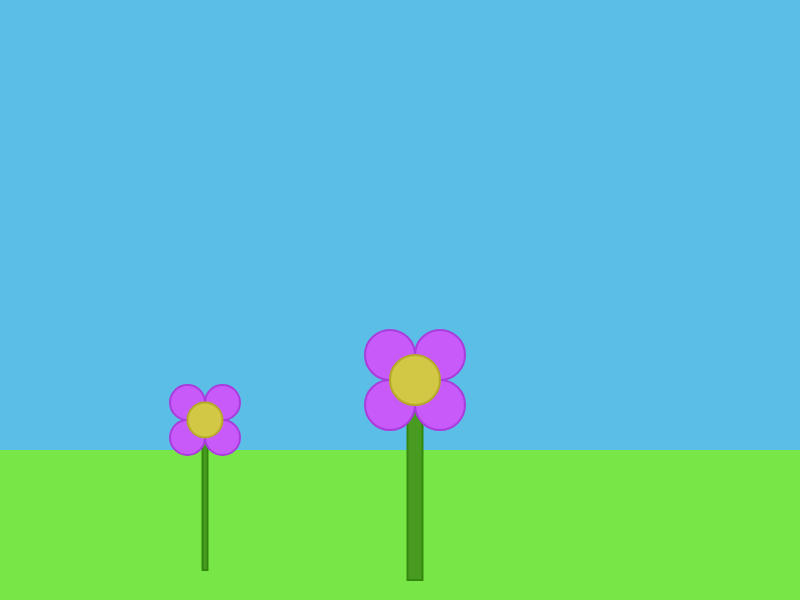
Frame 1 (no input)
Frame 60 (no input): identical to frame 1, image omitted
Frame 120 (the mouse pressed at the canvas centre since frame 60): identical to frame 1, image omitted

The p5.js sketch that drew this single still picture (run headless with seeded random() and noise() and a simulated clock; from frame 60 on, the mouse is pressed at the canvas centre):

// p5.js sketch
// ── sketch.js
//global vars
let colourPicker;

function setup() {
	createCanvas(800,600);
	colourPicker = createColorPicker('#c85afa');
	colourPicker.position(0, height + 5);
}

function draw() {
// background
	background(90,190,230);
// ground
	// ground height is customisable through the variable groundY
	let groundY = 150
	fill(120,230,70);
	noStroke()
	rect(0, height - groundY, width, groundY);
	createFlower(width / 2, height - 20, 200, 0, 50, 15);
	createFlower(width / 4, height - 30, 150, 0, 35, 5);
}

function createFlower(x, y, h, n, s, w) {
// creates a flower and places it on the coordinates specified 
// where x and y are coordinates for base of the stem	
// h is the height of the flower from base of stem to center of head
// n is the number of petals around the flower
// s is the size of the petals
// w is the width of the stem

// o is the offset from the middle of the flower head
// p is the main colour of the petals
// c is the main colour of the centre
	let o = (s / 2);
	//let p = color(200, 90, 250);
	let p = color(colourPicker.color());
	let c = color(210, 200, 70);
	//create stem with color #5AAF34
	strokeWeight(2);
	stroke(50, 135, 12);
	fill(70, 155, 32);
	rect(x + (w / 2), y - h, w, h);

	//create petals around flower
	stroke(strokeColour(p));
	fill(p);
	//this isnt going to scale well for other flowers
	ellipse(x + w - o, y - h + o, s);
	ellipse(x + w + o, y - h - o, s);
	ellipse(x + w - o, y - h - o, s);
	ellipse(x + w + o, y - h + o, s);

	//create centre of fower
	strokeWeight(2);
	stroke(strokeColour(c));
	fill(c);
	ellipse(x + w, y - h, s);
}
//using the same variable name as the createFlower function could cause confusion
function strokeColour(c) { 
// takes input colour c and returns the decreased value b
// v is the value to decrease by
	let v = 30;
	let b = color(red(c) - v, green(c) - v, blue(c) - v);
	return b;
}
